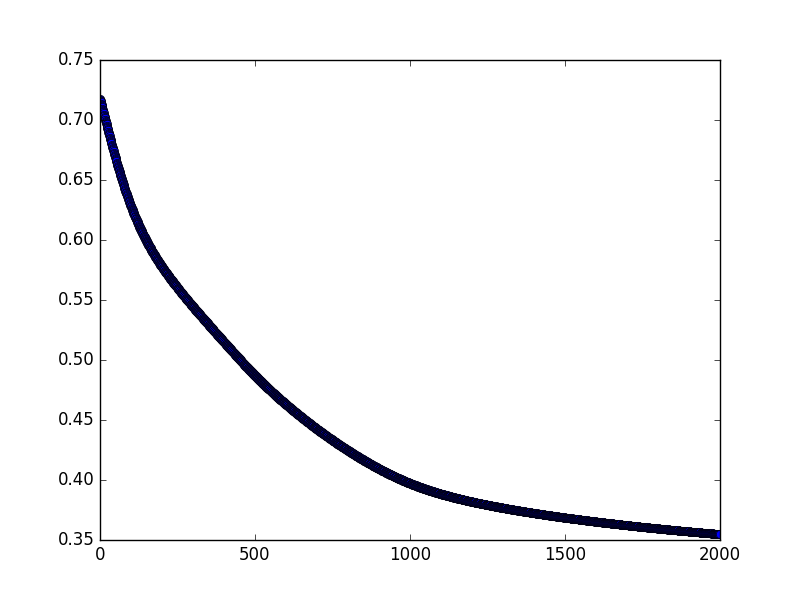

This chart was generated by the following Python code:
import tensorflow as tf
import pickle
import matplotlib.pyplot as plt

bank = pickle.load(open('bank.pkl', 'rb', 2))

x_train = bank['x_train']
y_train = bank['y_train']

x_test = bank['x_test']
y_test = bank['y_test']


x = tf.placeholder(tf.float32, shape = [None,4])
y = tf.placeholder(tf.float32, shape = [None,2])

first_layer = tf.layers.dense(x, 3, activation = tf.nn.tanh)
output = tf.layers.dense(first_layer, 2, activation = tf.nn.softmax)

loss = tf.losses.softmax_cross_entropy(onehot_labels= y, logits = output)

optimizer = tf.train.GradientDescentOptimizer(0.01)
train = optimizer.minimize(loss)

accuracy = tf.metrics.accuracy(tf.argmax(y,1), tf.argmax(output,1))

# Inits
init_g = tf.global_variables_initializer()
init_l = tf.local_variables_initializer()

with tf.Session() as sess:

	sess.run(init_g)
	sess.run(init_l)
	# end of inits
	for i in range(2000):
		sess.run(train, feed_dict={x: x_train, y: y_train})
		
		c = sess.run(loss, feed_dict={x: x_train, y:y_train})
		print("Epoch: " + str(i) + " loss: " + str(c))
		plt.plot(i, c, 'bo', label='Testing data')
	
	
	#print("Optimization finished")
	training_cost = sess.run(loss, feed_dict={x: x_train, y: y_train})
	#print("training cost: " + str(training_cost))
	
	
	#print("Testing")
	
	#testing_cost = sess.run(loss, feed_dict={x: x_test, y: y_test})
	#print("Test cost: " + str(testing_cost))
	
	print("Accuracy: " +  str(sess.run(accuracy, feed_dict={x: x_test, y: y_test})))
	
	plt.show()
